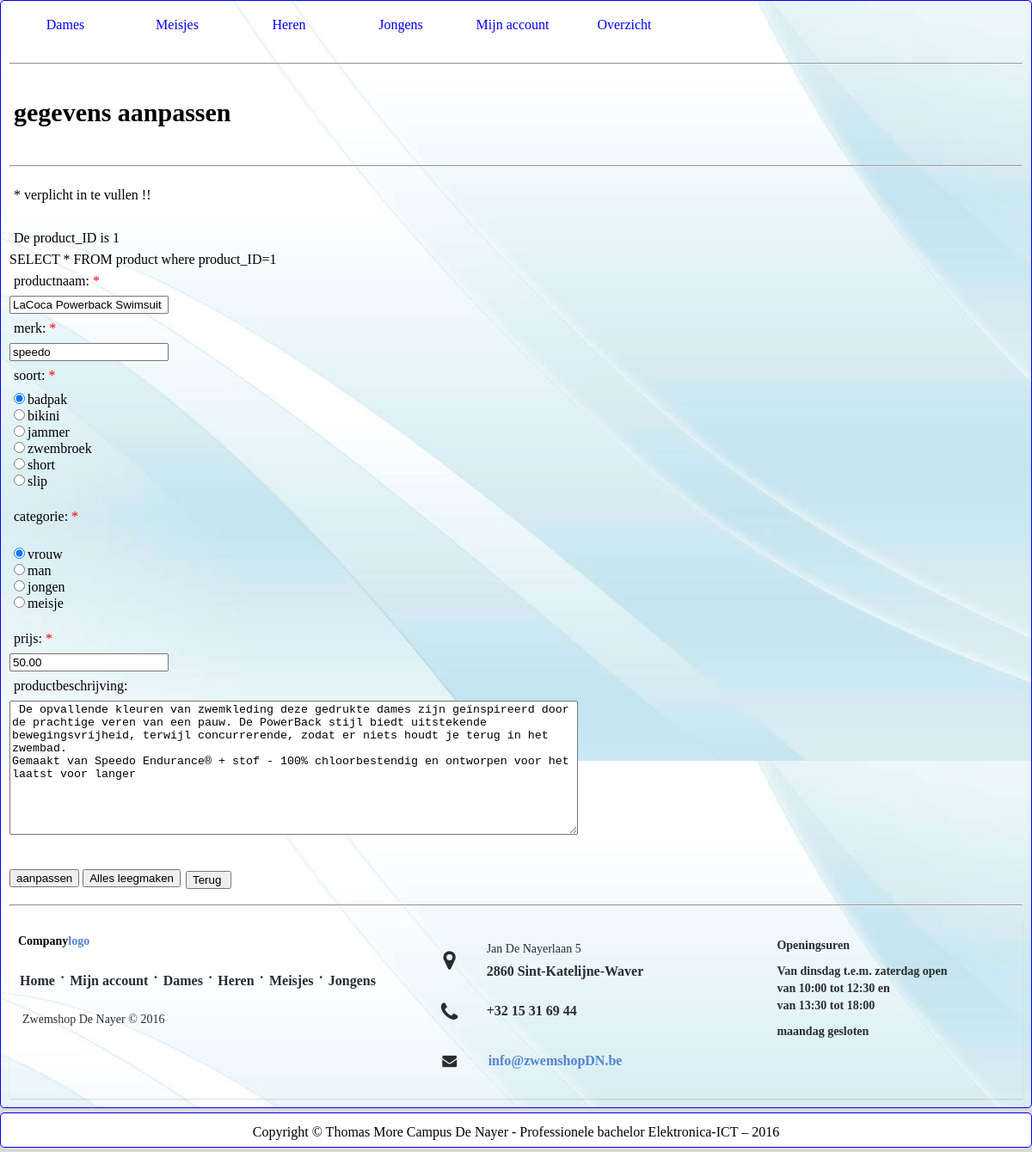
Page /edit_product.php?PID=1 on the committed database.
### tables this page shows
CREATE TABLE if not exists Product 
( 
	product_ID BIGINT(8) unsigned NOT NULL AUTO_INCREMENT,
	productnaam VARCHAR(45) NOT NULL,
	productbeschrijving VARCHAR(500) NOT NULL,
	merk VARCHAR(45) NOT NULL,
	soort VARCHAR(45)NOT NULL, 
	categorie VARCHAR(45)NOT NULL, 
	prijs DECIMAL(10,2) NOT NULL,
	afbeelding VARCHAR(250) NOT NULL,
	PRIMARY KEY (product_ID)
);

### edit_product.php (the view, shortened to what this page needs)
<!doctype html>
<html>
<head>
    <link href="css/reset.css" rel="stylesheet"/>
    <link href="css/algemeen.css" rel="stylesheet"/>
    <link href="css/project.css" rel="stylesheet"/>
    <link href="css/menu.css" rel="stylesheet"/>
	<link href="css/contact.css" rel="stylesheet"/>
	<link rel="stylesheet" href="http://maxcdn.bootstrapcdn.com/font-awesome/4.2.0/css/font-awesome.min.css"/>
</head>
<body>
<div id="content">
    <div id="spacer">
	   <?php
        if(isset($_SESSION['loggedin']))
        {
            include("menu_logout.php");
        }
        else
            include("menu.php");
		?>
    </div>
    <hr>
<div id="inhoud">
<h1>gegevens aanpassen</h1>
<hr>
<form method="post" action="<?php echo ($_SERVER["PHP_SELF"]."?PID=".$PID);?>" onsubmit="return controleer();" id="formulier">
<?php
if(isset($_GET['PID']))
{
		$PID = $_GET["PID"];
            echo "<p> * verplicht in te vullen !!</p><br>";
			include "dbconnect.php";
			echo"<p> De product_ID is ".$PID." </p>";
			$query="SELECT * FROM product where product_ID=".$_GET["PID"]." ";
			echo ("$query");
			$result = mysqli_query($link,$query) or die(mysqli_error());
                    while($row = mysqli_fetch_array($result ))
                    {
                        $productnaam= $row['productnaam'];
						$merk = $row['merk'];
						$soort = $row['soort'] ;
						$categorie=$row['categorie'];
						$prijs= $row['prijs'];
						$productbeschrijving= $row['productbeschrijving'];
					}
			?>
			<p>productnaam: <span class="verplicht">*</span><span class="alert" id="alertproductnaam">productnaam is niet ingevuld!</span></p>
				<input type="text" value="<?php echo $productnaam; ?>" name="productnaam" id="productnaam"/>
			<p>merk: <span class="verplicht">*</span> <span class="alert" id="alertmerk">Merk is niet ingevuld!</span></p>
				<input type="text" value="<?php echo $merk; ?>"  name="merk" id="merk" />
			<p>soort: <span class="verplicht">*</span> <span class="alert" id="alertsoort">Soort is niet ingevuld!</span></p>
			<input type="radio" name="soort" <?php if (isset($soort) && $soort=="badpak") echo "checked";?> value="badpak">badpak</br>
			<input type="radio" name="soort" <?php if (isset($soort) && $soort=="bikini") echo "checked";?> value="bikini">bikini</br>
			<input type="radio" name="soort" <?php if (isset($soort) && $soort=="jammer") echo "checked";?> value="jammer">jammer</br>
			<input type="radio" name="soort" <?php if (isset($soort) && $soort=="zwembroek") echo "checked";?> value="zwembroek">zwembroek</br>
			<input type="radio" name="soort" <?php if (isset($soort) && $soort=="short") echo "checked";?> value="short">short</br>
			<input type="radio" name="soort" <?php if (isset($soort) && $soort=="slip") echo "checked";?> value="slip">slip</br></br>
			<p>categorie: <span class="verplicht">*</span> <span class="alert" id="alertcategorie">categorie is niet ingevuld!</span></p></br>
			<input type="radio" name="categorie" <?php if (isset($categorie) && $categorie=="vrouw") echo "checked";?> value="vrouw">vrouw</br>
			<input type="radio" name="categorie" <?php if (isset($categorie) && $categorie=="man") echo "checked";?> value="man">man</br>
			<input type="radio" name="categorie" <?php if (isset($categorie) && $categorie=="jongen") echo "checked";?> value="jongen">jongen</br>
			<input type="radio" name="categorie" <?php if (isset($categorie) && $categorie=="meisje") echo "checked";?> value="meisje">meisje</br></br>
			<p>prijs: <span class="verplicht">*</span> <span class="alert" id="alertprijs">Geef een prijs op!</span></p>
				<input type="text" value="<?php echo $prijs; ?>" name="prijs" id="prijs" />
			<p>productbeschrijving:</p>
				<textarea name="productbeschrijving" rows="10" cols="80"> <?php echo $productbeschrijving; ?> </textarea>
				<br>
			<br><br>
			<div id="knoppen" >
				<input type="submit" name="aanpassen" value="aanpassen">
				<input type="reset" onclick="terug()" value="Alles leegmaken" >
				<a href="admin.php">
				<input type="button" value="Terug "/>
				</a>
			</div>
			</form>
<?php
}
else
{
	echo "Alvorens dat je deamin pagin's  te kunnen bekijken moet je ingelogd zijn. Gelieve je dus in te loggen<br/><br/><a href=\"mijnaccount.php\"><br/>";
		echo  "<a href=\"mijnaccount.php\">Inloggen</a>";
}
?>
    </div>
	<hr>
    <div class="footer-distributed">
        <?php include "info.php" ?>
    </div>
</div>
<div>
<footer>
    <div id="voeter">
        <?php include("footer.php") ?>
    </div>
</footer>
</body>
</html>

### css/algemeen.css (style rules this page uses)
body, h1, h2, div, p { font-family: verdana; }
h1,h2 { font-weight: bold; margin: 5px 5px 5px 5px; }
h1 { display: block; font-size: 30px; padding-top: 25px; padding-bottom: 30px; }
p { padding: 5px 5px 5px 5px; line-height: 1.5; }

### css/project.css (style rules this page uses)
body { margin:0px auto 0px auto; padding:0px; background-color: #D9D9D9; min-width:850px; max-width:1500px; }
hr { display: absolute; margin-top: 1em; margin-bottom: 1em; margin-left: auto; margin-right: auto; border: 1px solid light gray; clear:both; }
#spacer { padding-bottom:10px; }
#inhoud { display:block; }
#content { padding: 10px 10px 10px 10px; background-image: url("..//images/blauw.png"); border: 1px solid blue; -webkit-border-radius: 5px; -moz-border-radius: 5px; border-radius:5px; margin-bottom:5px; }
a { display: inline-block; border-radius: 2px; padding: 2px; }
#knoppen { padding: 5px 0px 0px 0px; }
footer { text-align:center; padding-top:5px; margin-top:2px; margin-bottom: 5px; background-color:white; border: 1px solid blue; -webkit-border-radius: 5px; -moz-border-radius: 5px; border-radius: 5px; clear:both; }
.footer-distributed { -background-color: #292c2f; box-shadow: 0 1px 1px 0 rgba(0, 0, 0, 0.12); box-sizing: border-box; width: 100%; text-align: left; font: bold 16px sans-serif; padding: 15px 10px; }

### css/contact.css (style rules this page uses)
.verplicht { color:red; }

### rows in the picture
product: productnaam "LaCoca Powerback Swimsuit", merk "speedo", soort "☑", categorie "☑", prijs "50.00", productbeschrijving "De opvallende kleuren van zwemkleding deze gedrukte dames zijn geïnspireerd door de prachtige veren van een pauw. De PowerBack stijl biedt uitstekende bewegingsvrijheid, terwijl concurrerende, zodat er niets houdt je terug in het zwembad. Gemaakt van Speedo Endurance® + stof - 100% chloorbestendig en ontworpen voor het laatst voor langer"

### other values in the picture
$PID "1"
$query "SELECT * FROM product where product_ID=1"
